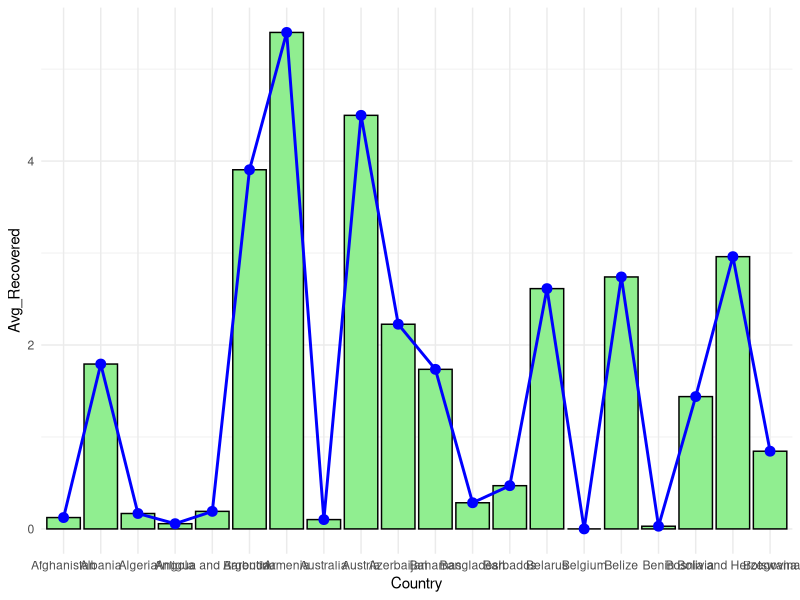

Source code (R):

library(ggplot2)
library(dplyr)

dataset <- read.csv("dataset.csv")


summary_data <- dataset %>%
  group_by(Country) %>%
  summarise(
    Avg_Vegetables = mean(Vegetables),
    Avg_Recovered = mean(Recovered)
  )

ggplot(summary_data, aes(x = Country, y = Avg_Recovered, group = 1)) +
  geom_bar(stat = "identity", fill = "lightgreen", color = "black") +
  geom_line(aes(y = Avg_Recovered), color = "blue", size = 1) +
  geom_point(aes(y = Avg_Recovered), color = "blue", size = 3) +
   theme_minimal()
